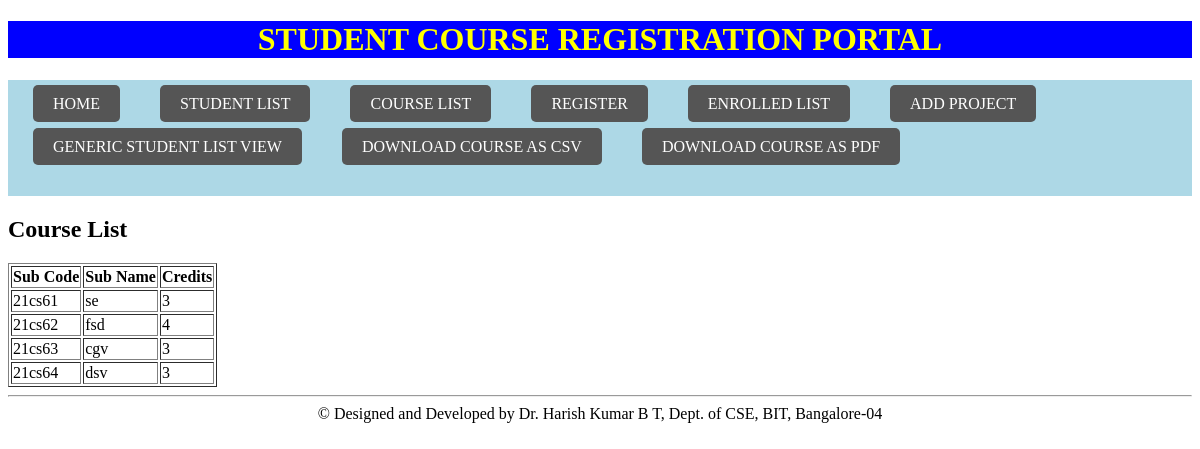
Screenshot of /courselist/ with the database file from the repository.
### modelsapp/models.py (models this page shows, shortened)
class Course(models.Model):
    courseCode = models.CharField(max_length=10)
    courseName = models.CharField(max_length=50)
    courseCredits = models.IntegerField()

### modelsapp/views.py (the view)
# urls.py: path('courselist/',courselist),
def courselist(request):
    c = Course.objects.all()
    return render(request, 'courselist.html', {'course_list': c})

### modelsapp/Templates/courselist.html (shortened to what this page needs)
{% extends 'basicTemplate.html' %}
{% block content %}
<h1>Course List</h1>
<table border="1">
    <tr>
        <th>Sub Code</th>
        <th>Sub Name</th>
        <th>Credits</th>
    </tr>
    {% for c in course_list %}
    <tr>
        <td>{{ c.courseCode }}</td>
        <td>{{ c.courseName }}</td>
        <td>{{ c.courseCredits }}</td>
    </tr>
    {% endfor %}
</table>
{% endblock %}

### rows the page displays
Course: courseCode "21cs61", courseName "se", courseCredits "3"
Course: courseCode "21cs62", courseName "fsd", courseCredits "4"
Course: courseCode "21cs63", courseName "cgv", courseCredits "3"
Course: courseCode "21cs64", courseName "dsv", courseCredits "3"
